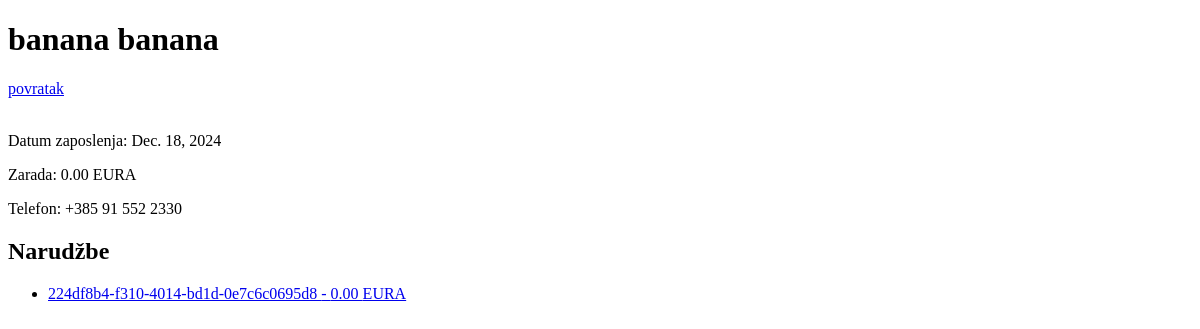
Page /konobar/32/ on the earlier database version.
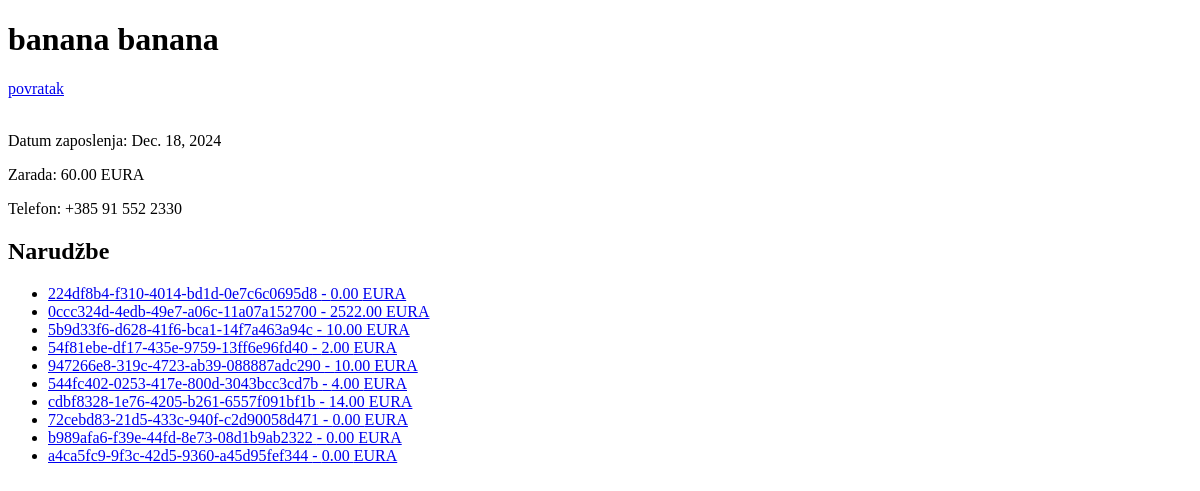
Same page on the later database version.
### main/models.py (models this page shows, shortened)
class Konobar(models.Model):
    user = models.OneToOneField(User, on_delete=models.CASCADE, related_name='konobar', null=True, blank=True)
    konobar_ime = models.CharField(max_length=50)
    konobar_prezime = models.CharField(max_length=50)
    konobar_datum_zaposlenja = models.DateField(auto_now_add=True)
    konobar_zarada = models.DecimalField(max_digits=10, decimal_places=2, default=0.00, validators=[MinValueValidator(0.00)])
    konobar_telefon = models.CharField(max_length=15, null=True, blank=True)

class Narudzba(models.Model):
    narudzba_sifra =  models.UUIDField(default=uuid.uuid4, editable=False, unique=True)                 # models.CharField(max_length=10)
    narudzba_kolicina_stavki = models.PositiveIntegerField(
        validators=[MinValueValidator(0)],
        blank = True
    )
    narudzba_konobar = models.ForeignKey(
        User,
        on_delete=models.CASCADE,
        related_name='narudzbe'
    )
    narudzba_datum_kreiranja = models.DateTimeField(default=timezone.now)
    narudzba_placena = models.BooleanField(default=False)
    narudzba_ukupna_cijena = models.DecimalField(max_digits=10, decimal_places=2, default=0.00)

### main/views.py (the view)
# urls.py: path('konobar/<int:user_pk>/', views.KonobarDetailViewFromAdmin.as_view(), name='konobar_detail'),
class KonobarDetailViewFromAdmin(DetailView):
    model = Konobar
    template_name = 'main/admin/lista_konobara/detalji_konobara/detail_view.html'
    context_object_name = 'konobar'
    def get_object(self):
        return Konobar.objects.get(user__pk=self.kwargs['user_pk'])
    def get_context_data(self, **kwargs):
        context = super().get_context_data(**kwargs)
        konobar = self.get_object()
        context['narudzbe'] = konobar.user.narudzbe.all()
        return context

### main/templates/main/admin/lista_konobara/detalji_konobara/detail_view.html (shortened to what this page needs)
<!DOCTYPE html>
<html lang="en">
<head>
</head>
<body>
    <h1>{{ konobar.konobar_ime }} {{ konobar.konobar_prezime }}</h1>
    <a href="{% url 'main:konobar_list_view' %}">
        povratak
    </a>
    <br>
    <br>
    <p>Datum zaposlenja: {{ konobar.konobar_datum_zaposlenja }}</p>
    <p>Zarada: {{ konobar.konobar_zarada }} EURA</p>
    <p>Telefon: {{ konobar.konobar_telefon }}</p>
    <h2>Narudžbe</h2>
    <ul>
        {% for narudzba in narudzbe %}
            <li>
                <a href="{% url 'main:narudzba_detail' narudzba.narudzba_sifra %}">
                    {{ narudzba.narudzba_sifra }} - {{ narudzba.narudzba_ukupna_cijena }} EURA
                </a>
            </li>
        {% endfor %}
    </ul>
</body>
</html>

Differences in the rows shown:
changed Konobar "banana": konobar_zarada "0.00" → "60.00"
added Narudzba: narudzba_sifra "0ccc324d-4edb-49e7-a06c-11a07a152700", narudzba_ukupna_cijena "2522.00"
added Narudzba: narudzba_sifra "5b9d33f6-d628-41f6-bca1-14f7a463a94c", narudzba_ukupna_cijena "10.00"
added Narudzba: narudzba_sifra "54f81ebe-df17-435e-9759-13ff6e96fd40", narudzba_ukupna_cijena "2.00"
added Narudzba: narudzba_sifra "947266e8-319c-4723-ab39-088887adc290", narudzba_ukupna_cijena "10.00"
added Narudzba: narudzba_sifra "544fc402-0253-417e-800d-3043bcc3cd7b", narudzba_ukupna_cijena "4.00"
added Narudzba: narudzba_sifra "cdbf8328-1e76-4205-b261-6557f091bf1b", narudzba_ukupna_cijena "14.00"
added Narudzba: narudzba_sifra "72cebd83-21d5-433c-940f-c2d90058d471", narudzba_ukupna_cijena "0.00"
added Narudzba: narudzba_sifra "b989afa6-f39e-44fd-8e73-08d1b9ab2322", narudzba_ukupna_cijena "0.00"
added Narudzba: narudzba_sifra "a4ca5fc9-9f3c-42d5-9360-a45d95fef344", narudzba_ukupna_cijena "0.00"
